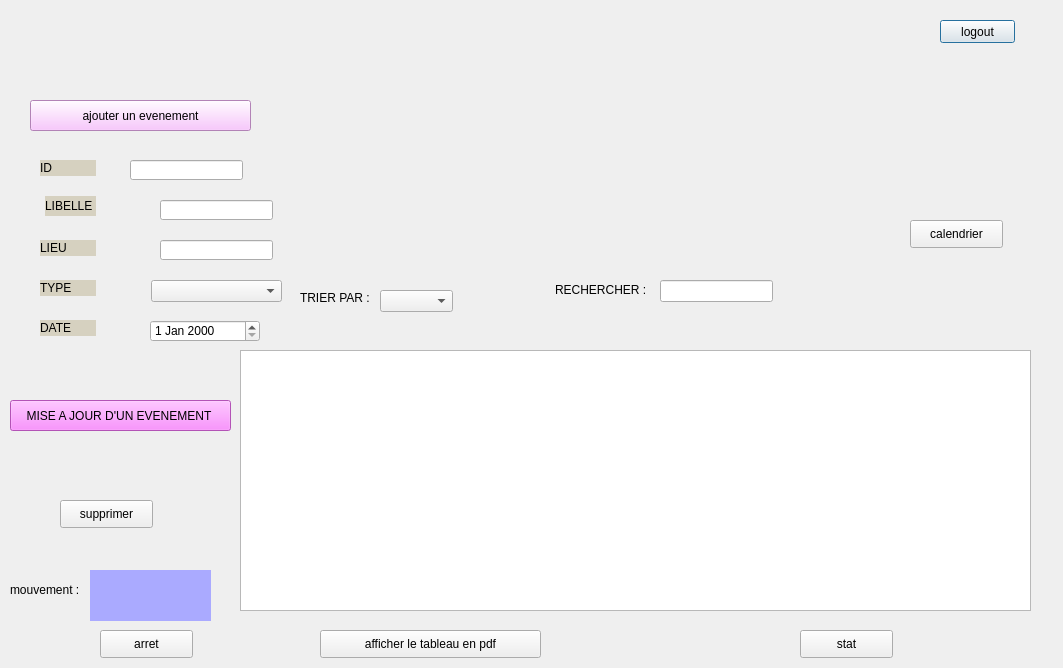
<?xml version="1.0" encoding="UTF-8"?>
<ui version="4.0">
 <class>Malek</class>
 <widget class="QDialog" name="Malek">
  <property name="geometry">
   <rect>
    <x>0</x>
    <y>0</y>
    <width>1063</width>
    <height>668</height>
   </rect>
  </property>
  <property name="windowTitle">
   <string>Dialog</string>
  </property>
  <widget class="QPushButton" name="logout">
   <property name="geometry">
    <rect>
     <x>940</x>
     <y>20</y>
     <width>75</width>
     <height>23</height>
    </rect>
   </property>
   <property name="text">
    <string>logout</string>
   </property>
  </widget>
  <widget class="QLabel" name="label_date">
   <property name="geometry">
    <rect>
     <x>40</x>
     <y>320</y>
     <width>56</width>
     <height>16</height>
    </rect>
   </property>
   <property name="styleSheet">
    <string notr="true">background-color: rgb(214, 209, 192);
font: 75 9pt &quot;MS Shell Dlg 2&quot;;</string>
   </property>
   <property name="text">
    <string>DATE</string>
   </property>
  </widget>
  <widget class="QLabel" name="label_4">
   <property name="geometry">
    <rect>
     <x>40</x>
     <y>160</y>
     <width>56</width>
     <height>16</height>
    </rect>
   </property>
   <property name="styleSheet">
    <string notr="true">background-color: rgb(214, 209, 192);
font: 75 9pt &quot;MS Shell Dlg 2&quot;;</string>
   </property>
   <property name="text">
    <string>ID</string>
   </property>
  </widget>
  <widget class="QPushButton" name="pushButton">
   <property name="geometry">
    <rect>
     <x>30</x>
     <y>100</y>
     <width>221</width>
     <height>31</height>
    </rect>
   </property>
   <property name="styleSheet">
    <string notr="true">background-color: rgb(249, 183, 255);</string>
   </property>
   <property name="text">
    <string>ajouter un evenement</string>
   </property>
  </widget>
  <widget class="QLabel" name="label_libelle">
   <property name="geometry">
    <rect>
     <x>45</x>
     <y>196</y>
     <width>51</width>
     <height>20</height>
    </rect>
   </property>
   <property name="styleSheet">
    <string notr="true">background-color: rgb(214, 209, 192);
font: 75 9pt &quot;MS Shell Dlg 2&quot;;</string>
   </property>
   <property name="text">
    <string>LIBELLE</string>
   </property>
  </widget>
  <widget class="QTableView" name="event">
   <property name="geometry">
    <rect>
     <x>240</x>
     <y>350</y>
     <width>791</width>
     <height>261</height>
    </rect>
   </property>
  </widget>
  <widget class="QLabel" name="label_type">
   <property name="geometry">
    <rect>
     <x>40</x>
     <y>280</y>
     <width>56</width>
     <height>16</height>
    </rect>
   </property>
   <property name="styleSheet">
    <string notr="true">background-color: rgb(214, 209, 192);
font: 75 9pt &quot;MS Shell Dlg 2&quot;;
</string>
   </property>
   <property name="text">
    <string>TYPE </string>
   </property>
  </widget>
  <widget class="QLabel" name="label_3">
   <property name="geometry">
    <rect>
     <x>40</x>
     <y>240</y>
     <width>56</width>
     <height>16</height>
    </rect>
   </property>
   <property name="styleSheet">
    <string notr="true">background-color: rgb(214, 209, 192);
font: 75 9pt &quot;MS Shell Dlg 2&quot;;</string>
   </property>
   <property name="text">
    <string>LIEU</string>
   </property>
  </widget>
  <widget class="QLineEdit" name="line_id">
   <property name="geometry">
    <rect>
     <x>130</x>
     <y>160</y>
     <width>113</width>
     <height>20</height>
    </rect>
   </property>
  </widget>
  <widget class="QLineEdit" name="line_libelle">
   <property name="geometry">
    <rect>
     <x>160</x>
     <y>200</y>
     <width>113</width>
     <height>20</height>
    </rect>
   </property>
  </widget>
  <widget class="QLineEdit" name="line_lieu">
   <property name="geometry">
    <rect>
     <x>160</x>
     <y>240</y>
     <width>113</width>
     <height>20</height>
    </rect>
   </property>
  </widget>
  <widget class="QComboBox" name="comboType">
   <property name="geometry">
    <rect>
     <x>151</x>
     <y>280</y>
     <width>131</width>
     <height>22</height>
    </rect>
   </property>
  </widget>
  <widget class="QDateEdit" name="dateEdit">
   <property name="geometry">
    <rect>
     <x>150</x>
     <y>320</y>
     <width>110</width>
     <height>22</height>
    </rect>
   </property>
  </widget>
  <widget class="QComboBox" name="combotri">
   <property name="geometry">
    <rect>
     <x>380</x>
     <y>290</y>
     <width>73</width>
     <height>22</height>
    </rect>
   </property>
  </widget>
  <widget class="QLabel" name="label_10">
   <property name="geometry">
    <rect>
     <x>555</x>
     <y>280</y>
     <width>91</width>
     <height>20</height>
    </rect>
   </property>
   <property name="text">
    <string>RECHERCHER :</string>
   </property>
  </widget>
  <widget class="QLabel" name="label_11">
   <property name="geometry">
    <rect>
     <x>300</x>
     <y>290</y>
     <width>81</width>
     <height>16</height>
    </rect>
   </property>
   <property name="text">
    <string>TRIER PAR :</string>
   </property>
  </widget>
  <widget class="QPushButton" name="pushButton_2">
   <property name="geometry">
    <rect>
     <x>910</x>
     <y>220</y>
     <width>93</width>
     <height>28</height>
    </rect>
   </property>
   <property name="text">
    <string>calendrier</string>
   </property>
  </widget>
  <widget class="QPushButton" name="pushButton_pdf">
   <property name="geometry">
    <rect>
     <x>320</x>
     <y>630</y>
     <width>221</width>
     <height>28</height>
    </rect>
   </property>
   <property name="text">
    <string>afficher le tableau en pdf</string>
   </property>
  </widget>
  <widget class="QLineEdit" name="line_recherche">
   <property name="geometry">
    <rect>
     <x>660</x>
     <y>280</y>
     <width>113</width>
     <height>22</height>
    </rect>
   </property>
  </widget>
  <widget class="QPushButton" name="pushButton_modif">
   <property name="geometry">
    <rect>
     <x>10</x>
     <y>400</y>
     <width>221</width>
     <height>31</height>
    </rect>
   </property>
   <property name="styleSheet">
    <string notr="true">
background-color: rgb(251, 116, 255);</string>
   </property>
   <property name="text">
    <string>MISE A JOUR D'UN EVENEMENT </string>
   </property>
  </widget>
  <widget class="QPushButton" name="pushButton_supp">
   <property name="geometry">
    <rect>
     <x>60</x>
     <y>500</y>
     <width>93</width>
     <height>28</height>
    </rect>
   </property>
   <property name="text">
    <string>supprimer</string>
   </property>
  </widget>
  <widget class="QPushButton" name="stat">
   <property name="geometry">
    <rect>
     <x>800</x>
     <y>630</y>
     <width>93</width>
     <height>28</height>
    </rect>
   </property>
   <property name="text">
    <string>stat</string>
   </property>
  </widget>
  <widget class="QLabel" name="label_6">
   <property name="geometry">
    <rect>
     <x>90</x>
     <y>570</y>
     <width>121</width>
     <height>51</height>
    </rect>
   </property>
   <property name="styleSheet">
    <string notr="true">background-color: rgb(170, 170, 255);
</string>
   </property>
   <property name="text">
    <string/>
   </property>
  </widget>
  <widget class="QLabel" name="label_5">
   <property name="geometry">
    <rect>
     <x>10</x>
     <y>580</y>
     <width>71</width>
     <height>20</height>
    </rect>
   </property>
   <property name="text">
    <string>mouvement :</string>
   </property>
  </widget>
  <widget class="QPushButton" name="pushButton_4">
   <property name="geometry">
    <rect>
     <x>100</x>
     <y>630</y>
     <width>93</width>
     <height>28</height>
    </rect>
   </property>
   <property name="text">
    <string>arret</string>
   </property>
  </widget>
 </widget>
 <resources/>
 <connections/>
</ui>
